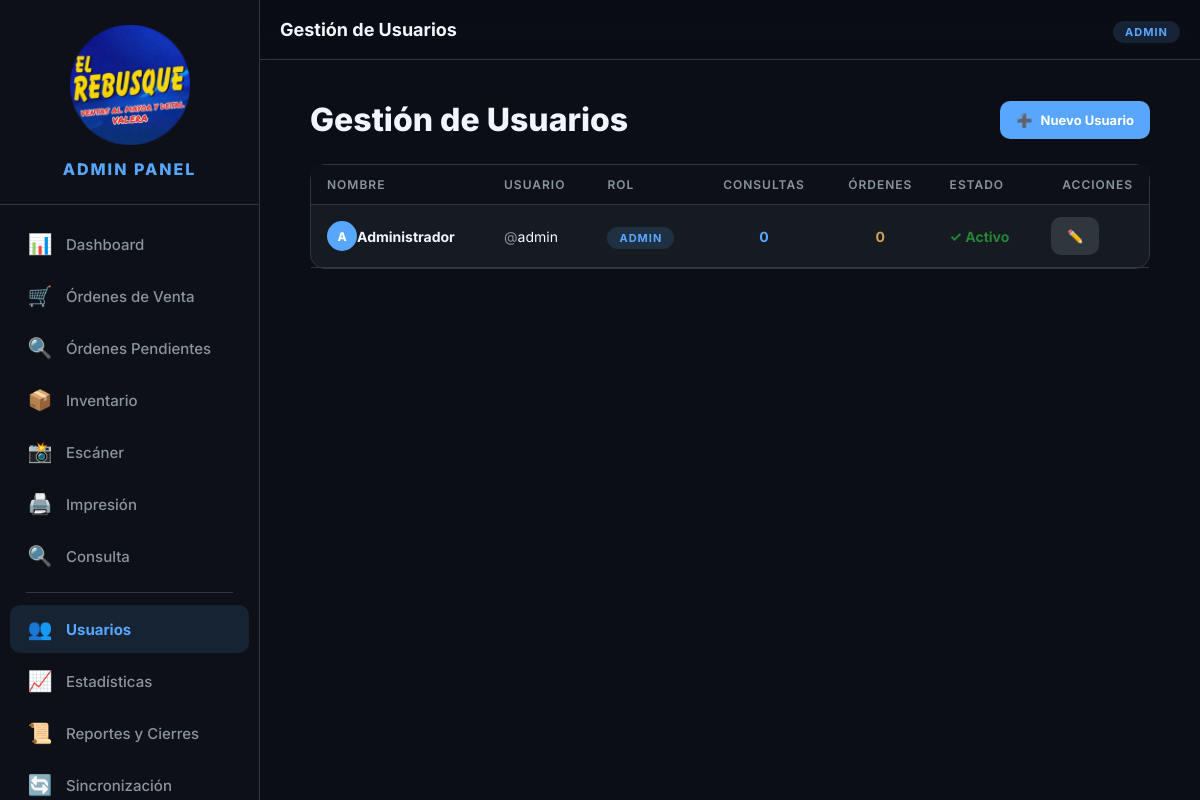
The app's page /modules/usuarios/index.php (signed in) with its own data.
### tables this page shows
CREATE TABLE IF NOT EXISTS usuarios (
    id INT AUTO_INCREMENT PRIMARY KEY,
    username VARCHAR(50) UNIQUE NOT NULL,
    password VARCHAR(255) NOT NULL,
    nombre_completo VARCHAR(100) NOT NULL,
    rol ENUM('admin', 'empleado', 'cajero') NOT NULL DEFAULT 'empleado',
    activo TINYINT(1) DEFAULT 1,
    consultas_realizadas INT DEFAULT 0,
    created_at TIMESTAMP DEFAULT CURRENT_TIMESTAMP
);

### modules/usuarios/index.php (the view, shortened to what this page needs)
<?php
$db = getDB();
$usuarios = $db->query("
    SELECT u.*,
    (SELECT COUNT(*) FROM ordenes_venta ov WHERE ov.usuario_id = u.id) as orders_count
    FROM usuarios u
    ORDER BY u.id DESC
")->fetchAll();
require_once __DIR__ . '/../../includes/header.php';
require_once __DIR__ . '/../../includes/navbar.php';
?>
<div class="page-header">
    <h2 class="page-title">Gestión de Usuarios</h2>
    <a href="crear.php" class="btn btn-primary btn-sm">
        <span>➕</span> Nuevo Usuario
    </a>
</div>
<div class="card p-0">
    <div class="table-responsive">
        <table class="data-table">
            <thead>
                <tr>
                    <th>Nombre</th>
                    <th>Usuario</th>
                    <th>Rol</th>
                    <th style="text-align:center;">Consultas</th>
                    <th style="text-align:center;">Órdenes</th>
                    <th>Estado</th>
                    <th style="text-align:right;">Acciones</th>
                </tr>
            </thead>
            <tbody>
                <?php foreach ($usuarios as $u): ?>
                <tr>
                    <td>
                        <div class="flex items-center gap-2">
                            <div class="user-avatar" style="width:30px; height:30px; font-size:0.75rem;">
                                <?= strtoupper(substr($u['nombre_completo'], 0, 1)) ?>
                            </div>
                            <span class="fw-bold"><?= htmlspecialchars($u['nombre_completo']) ?></span>
                        </div>
                    </td>
                    <td><span class="text-dim">@</span><?= htmlspecialchars($u['username']) ?></td>
                    <td>
                        <span class="topbar-role-badge <?= $u['rol'] === 'admin' ? 'badge-admin' : ($u['rol'] === 'cajero' ? 'badge-cashier' : 'badge-employee') ?>">
                            <?= ucfirst($u['rol']) ?>
                        </span>
                    </td>
                    <td style="text-align:center;">
                        <span style="font-weight:700; color:var(--color-accent);"><?= number_format($u['consultas_realizadas']) ?></span>
                    </td>
                    <td style="text-align:center;">
                        <span style="font-weight:700; color:var(--color-gold);"><?= number_format($u['orders_count']) ?></span>
                    </td>
                    <td>
                        <?php if ($u['activo']): ?>
                            <span class="text-success fw-bold">✓ Activo</span>
                        <?php else: ?>
                            <span class="text-danger fw-bold">✗ Inactivo</span>
                        <?php endif; ?>
                    </td>
                    <td style="text-align:right;">
                        <div class="flex justify-end gap-1">
                            <a href="editar.php?id=<?= $u['id'] ?>" class="btn btn-secondary btn-sm" title="Editar">✏️</a>
                        </div>
                    </td>
                </tr>
                <?php endforeach; ?>
            </tbody>
        </table>
    </div>
</div>
<?php require_once __DIR__ . '/../../includes/footer.php'; ?>

### assets/css/styles.css (style rules this page uses)
:root { --color-bg: #0B0E14; --color-card: #161B22; --color-surface: #0D1117; --color-accent: #58A6FF; --color-accent-hover: #1F6FEB; --color-text-main: #F0F6FC; --color-text-dim: #8B949E; --color-success: #238636; --color-gold: #D1A054; --color-danger: #F85149; --color-border: #30363D; --color-input-bg: #0D1117; --font-family: 'Inter', -apple-system, BlinkMacSystemFont, sans-serif; --radius-card: 15px; --radius-btn: 10px; --radius-input: 10px; --sidebar-width: 260px; --topbar-height: 60px; --bottom-nav-height: 65px; --transition: all 0.3s cubic-bezier(0.4, 0, 0.2, 1); }
*, *::before, *::after { box-sizing: border-box; margin: 0; padding: 0; }
html { font-size: 16px; -webkit-text-size-adjust: 100%; -webkit-tap-highlight-color: transparent; }
body { font-family: var(--font-family); background: var(--color-bg); color: var(--color-text-main); min-height: 100vh; overflow-x: hidden; -webkit-font-smoothing: antialiased; }
a { color: var(--color-accent); text-decoration: none; }
.btn { display: inline-flex; align-items: center; justify-content: center; gap: 8px; height: 48px; padding: 0 24px; border: none; border-radius: var(--radius-btn); font-family: var(--font-family); font-size: 0.9375rem; font-weight: 700; cursor: pointer; transition: var(--transition); text-decoration: none; white-space: nowrap; }
.btn-primary { background: var(--color-accent); color: #fff; width: 100%; }
.btn-secondary { background: var(--color-border); color: var(--color-text-main); }
.btn-sm { height: 38px; padding: 0 16px; font-size: 0.8125rem; width: auto !important; }
.user-avatar { width: 36px; height: 36px; border-radius: 50%; background: var(--color-accent); color: #fff; display: flex; align-items: center; justify-content: center; font-weight: 800; font-size: 0.875rem; }
.topbar-role-badge { font-size: 0.6875rem; font-weight: 700; padding: 4px 12px; border-radius: 20px; text-transform: uppercase; letter-spacing: 1px; }
.badge-admin { background: rgba(88,166,255,0.15); color: var(--color-accent); }
.card { background: var(--color-card); border: 1px solid var(--color-border); border-radius: var(--radius-card); padding: 20px; margin-bottom: 15px; transition: var(--transition); min-width: 0; max-width: 100%; }
.table-responsive { overflow-x: auto; -webkit-overflow-scrolling: touch; }
.data-table { width: 100%; border-collapse: collapse; display: none; }
.data-table th, .data-table td { padding: 12px 16px; text-align: left; border-bottom: 1px solid var(--color-border); font-size: 0.875rem; }
.data-table th { background: var(--color-surface); color: var(--color-text-dim); font-weight: 600; font-size: 0.75rem; text-transform: uppercase; letter-spacing: 1px; position: sticky; top: 0; }
.page-header { display: flex; align-items: center; justify-content: space-between; flex-wrap: wrap; gap: 15px; margin-bottom: 25px; min-width: 0; }
.page-title { font-size: 1.5rem; font-weight: 800; }
.text-success { color: var(--color-success); }
.text-dim { color: var(--color-text-dim); }
.fw-bold { font-weight: 700; }
.gap-1 { gap: 8px; }
.flex { display: flex; }
.items-center { align-items: center; }
.p-0 { padding: 0 !important; }
@media (min-width: 768px) { .data-table { display: table; } }
@media (min-width: 768px) { .page-title { font-size: 2rem; } }
.data-table tbody tr { cursor: pointer; transition: background-color 0.2s; }

### records on screen
usuarios: nombre_completo "A", nombre_completo "Administrador", username "admin", rol "ADMIN", consultas_realizadas "0", orders_count "0", activo "✓ Activo"

### other values on screen
$pageTitle "Gestión de Usuarios"
$_SESSION['user_rol'] "ADMIN"
